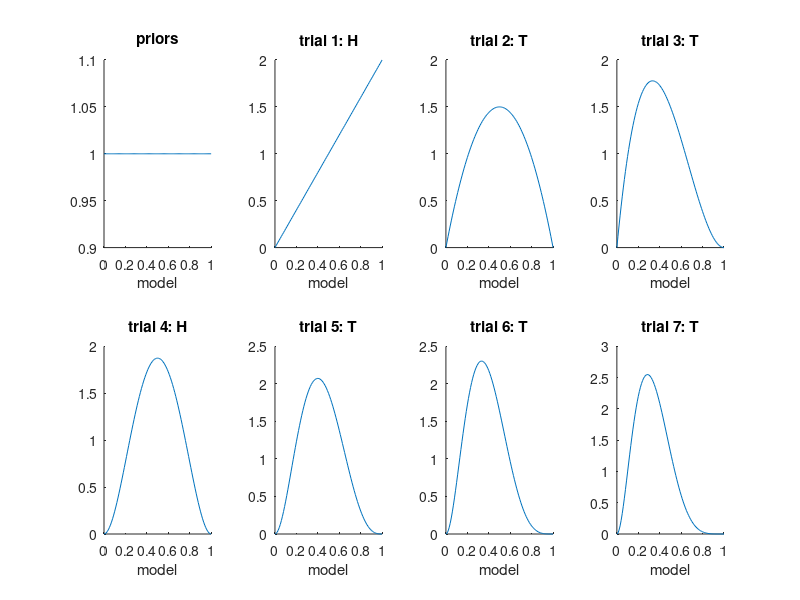

Recreate this plot in MATLAB.
clear all
close all
X = 0:0.01:1;
h = 0; t = 0;
V_h = 1;
V_t = 1;
ct = 1;
label = 'priors';
for outcome = [1 0 0 1 0 0 0 1 ]
   subplot(2,4,ct)
   p = betapdf(X,V_h+h,V_t+t);
   hold on
   plot(X, p);
   title(label);
   xlabel('model');
   h = h + outcome;
   t = t + (1-outcome);
   
   label = 'T';
   if (outcome)
      label = 'H';
   end
   label = sprintf('trial %d: %s',ct,label);
   ct = ct + 1;
   hold off
end